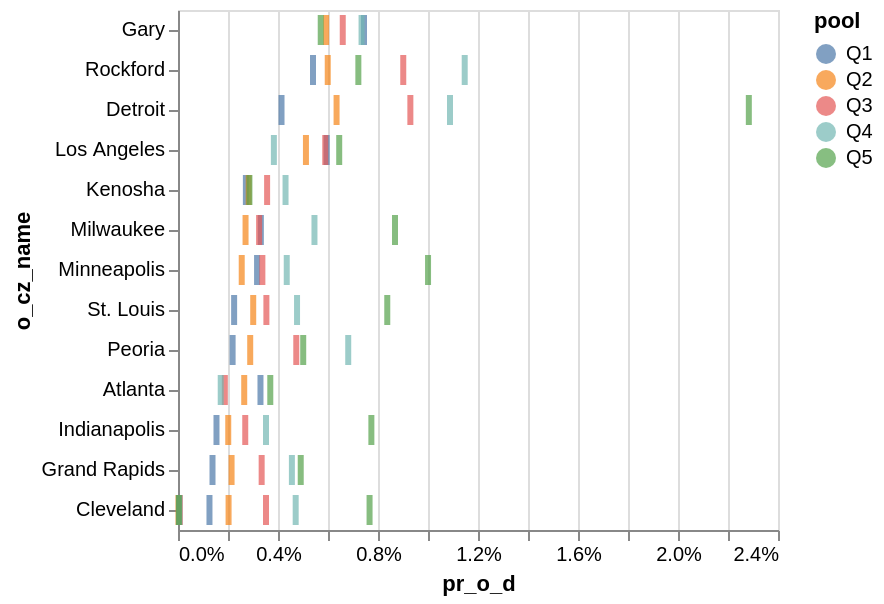

Notebook cell for this chart:
### Code cell
chi_in = inc[(inc["d_cz_name"] == "Chicago") & (inc["o_cz_name"] != "Chicago")]
top = (chi_in.sort_values("pr_o_d", ascending=False)
          .groupby("pool").head(8)["o_cz_name"].unique())

graph = alt.Chart(chi_in[chi_in["o_cz_name"].isin(top)]).mark_tick().encode(
    x=alt.X("pr_o_d:Q", axis=alt.Axis(format="%")),
    y=alt.Y("o_cz_name:N", sort="-x"),
    color="pool:N",
).configure_tick(
    thickness = 3
)

#graph.save('graphs/graph7.png')
graph

### Figure 1 — Vega-Lite specification as saved in the notebook (floating-point values rounded to 4 significant figures)
{"usermeta": {"embedOptions": {"theme": "fivethirtyeight"}}, "config": {"view": {"continuousWidth": 300, "continuousHeight": 300}, "tick": {"thickness": 3}}, "data": {"name": "data-6bdcc6eaf8cfbf353c1c36ff8937aebc"}, "mark": {"type": "tick"}, "encoding": {"color": {"field": "pool", "type": "nominal"}, "x": {"axis": {"format": "%"}, "field": "pr_o_d", "type": "quantitative"}, "y": {"field": "o_cz_name", "sort": "-x", "type": "nominal"}}, "$schema": "https://vega.github.io/schema/vega-lite/v6.4.1.json", "datasets": {"data-6bdcc6eaf8cfbf353c1c36ff8937aebc": [{"o_cz": 6502, "o_cz_name": "Cleveland", "o_state_name": "Tennessee", "d_cz": 24300, "d_cz_name": "Chicago", "d_state_name": "Illinois", "n": 6, "n_tot_o": 4666, "n_tot_d": 131857, "pool": "Q1", "pr_d_o": 0.001286, "pr_o_d": 4.55e-05}, {"o_cz": 6502, "o_cz_name": "Cleveland", "o_state_name": "Tennessee", "d_cz": 24300, "d_cz_name": "Chicago", "d_state_name": "Illinois", "n": 3, "n_tot_o": 4982, "n_tot_d": 150255, "pool": "Q2", "pr_d_o": 0.0006022, "pr_o_d": 2e-05}, {"o_cz": 6502, "o_cz_name": "Cleveland", "o_state_name": "Tennessee", "d_cz": 24300, "d_cz_name": "Chicago", "d_state_name": "Illinois", "n": 10, "n_tot_o": 5792, "n_tot_d": 137179, "pool": "Q3", "pr_d_o": 0.001726, "pr_o_d": 7.29e-05}, {"o_cz": 6502, "o_cz_name": "Cleveland", "o_state_name": "Tennessee", "d_cz": 24300, "d_cz_name": "Chicago", "d_state_name": "Illinois", "n": 9, "n_tot_o": 4605, "n_tot_d": 165068, "pool": "Q4", "pr_d_o": 0.001954, "pr_o_d": 5.45e-05}, {"o_cz": 6502, "o_cz_name": "Cleveland", "o_state_name": "Tennessee", "d_cz": 24300, "d_cz_name": "Chicago", "d_state_name": "Illinois", "n": 9, "n_tot_o": 2103, "n_tot_d": 261153, "pool": "Q5", "pr_d_o": 0.00428, "pr_o_d": 3.45e-05}, {"o_cz": 9100, "o_cz_name": "Atlanta", "o_state_name": "Georgia", "d_cz": 24300, "d_cz_name": "Chicago", "d_state_name": "Illinois", "n": 435, "n_tot_o": 97883, "n_tot_d": 131857, "pool": "Q1", "pr_d_o": 0.004444, "pr_o_d": 0.003299}, {"o_cz": 9100, "o_cz_name": "Atlanta", "o_state_name": "Georgia", "d_cz": 24300, "d_cz_name": "Chicago", "d_state_name": "Illinois", "n": 398, "n_tot_o": 98114, "n_tot_d": 150255, "pool": "Q2", "pr_d_o": 0.004057, "pr_o_d": 0.002649}, {"o_cz": 9100, "o_cz_name": "Atlanta", "o_state_name": "Georgia", "d_cz": 24300, "d_cz_name": "Chicago", "d_state_name": "Illinois", "n": 257, "n_tot_o": 70958, "n_tot_d": 137179, "pool": "Q3", "pr_d_o": 0.003622, "pr_o_d": 0.001873}, {"o_cz": 9100, "o_cz_name": "Atlanta", "o_state_name": "Georgia", "d_cz": 24300, "d_cz_name": "Chicago", "d_state_name": "Illinois", "n": 282, "n_tot_o": 74441, "n_tot_d": 165068, "pool": "Q4", "pr_d_o": 0.003788, "pr_o_d": 0.001708}, {"o_cz": 9100, "o_cz_name": "Atlanta", "o_state_name": "Georgia", "d_cz": 24300, "d_cz_name": "Chicago", "d_state_name": "Illinois", "n": 964, "n_tot_o": 113332, "n_tot_d": 261153, "pool": "Q5", "pr_d_o": 0.008506, "pr_o_d": 0.003691}, {"o_cz": 11600, "o_cz_name": "Detroit", "o_state_name": "Michigan", "d_cz": 24300, "d_cz_name": "Chicago", "d_state_name": "Illinois", "n": 546, "n_tot_o": 113749, "n_tot_d": 131857, "pool": "Q1", "pr_d_o": 0.0048, "pr_o_d": 0.004141}, {"o_cz": 11600, "o_cz_name": "Detroit", "o_state_name": "Michigan", "d_cz": 24300, "d_cz_name": "Chicago", "d_state_name": "Illinois", "n": 953, "n_tot_o": 105943, "n_tot_d": 150255, "pool": "Q2", "pr_d_o": 0.008995, "pr_o_d": 0.006343}, {"o_cz": 11600, "o_cz_name": "Detroit", "o_state_name": "Michigan", "d_cz": 24300, "d_cz_name": "Chicago", "d_state_name": "Illinois", "n": 1275, "n_tot_o": 104354, "n_tot_d": 137179, "pool": "Q3", "pr_d_o": 0.01222, "pr_o_d": 0.009294}, {"o_cz": 11600, "o_cz_name": "Detroit", "o_state_name": "Michigan", "d_cz": 24300, "d_cz_name": "Chicago", "d_state_name": "Illinois", "n": 1796, "n_tot_o": 125543, "n_tot_d": 165068, "pool": "Q4", "pr_d_o": 0.01431, "pr_o_d": 0.01088}, {"o_cz": 11600, "o_cz_name": "Detroit", "o_state_name": "Michigan", "d_cz": 24300, "d_cz_name": "Chicago", "d_state_name": "Illinois", "n": 5963, "n_tot_o": 158972, "n_tot_d": 261153, "pool": "Q5", "pr_d_o": 0.03751, "pr_o_d": 0.02283}, {"o_cz": 12200, "o_cz_name": "Grand Rapids", "o_state_name": "Michigan", "d_cz": 24300, "d_cz_name": "Chicago", "d_state_name": "Illinois", "n": 182, "n_tot_o": 22412, "n_tot_d": 131857, "pool": "Q1", "pr_d_o": 0.008121, "pr_o_d": 0.00138}, {"o_cz": 12200, "o_cz_name": "Grand Rapids", "o_state_name": "Michigan", "d_cz": 24300, "d_cz_name": "Chicago", "d_state_name": "Illinois", "n": 322, "n_tot_o": 27245, "n_tot_d": 150255, "pool": "Q2", "pr_d_o": 0.01182, "pr_o_d": 0.002143}, {"o_cz": 12200, "o_cz_name": "Grand Rapids", "o_state_name": "Michigan", "d_cz": 24300, "d_cz_name": "Chicago", "d_state_name": "Illinois", "n": 459, "n_tot_o": 36036, "n_tot_d": 137179, "pool": "Q3", "pr_d_o": 0.01274, "pr_o_d": 0.003346}, {"o_cz": 12200, "o_cz_name": "Grand Rapids", "o_state_name": "Michigan", "d_cz": 24300, "d_cz_name": "Chicago", "d_state_name": "Illinois", "n": 752, "n_tot_o": 48742, "n_tot_d": 165068, "pool": "Q4", "pr_d_o": 0.01543, "pr_o_d": 0.004556}, {"o_cz": 12200, "o_cz_name": "Grand Rapids", "o_state_name": "Michigan", "d_cz": 24300, "d_cz_name": "Chicago", "d_state_name": "Illinois", "n": 1282, "n_tot_o": 32609, "n_tot_d": 261153, "pool": "Q5", "pr_d_o": 0.03931, "pr_o_d": 0.004909}, {"o_cz": 14200, "o_cz_name": "Indianapolis", "o_state_name": "Indiana", "d_cz": 24300, "d_cz_name": "Chicago", "d_state_name": "Illinois", "n": 203, "n_tot_o": 30018, "n_tot_d": 131857, "pool": "Q1", "pr_d_o": 0.006763, "pr_o_d": 0.00154}, {"o_cz": 14200, "o_cz_name": "Indianapolis", "o_state_name": "Indiana", "d_cz": 24300, "d_cz_name": "Chicago", "d_state_name": "Illinois", "n": 302, "n_tot_o": 34361, "n_tot_d": 150255, "pool": "Q2", "pr_d_o": 0.008789, "pr_o_d": 0.00201}, {"o_cz": 14200, "o_cz_name": "Indianapolis", "o_state_name": "Indiana", "d_cz": 24300, "d_cz_name": "Chicago", "d_state_name": "Illinois", "n": 369, "n_tot_o": 32914, "n_tot_d": 137179, "pool": "Q3", "pr_d_o": 0.01121, "pr_o_d": 0.00269}, {"o_cz": 14200, "o_cz_name": "Indianapolis", "o_state_name": "Indiana", "d_cz": 24300, "d_cz_name": "Chicago", "d_state_name": "Illinois", "n": 581, "n_tot_o": 41527, "n_tot_d": 165068, "pool": "Q4", "pr_d_o": 0.01399, "pr_o_d": 0.00352}, {"o_cz": 14200, "o_cz_name": "Indianapolis", "o_state_name": "Indiana", "d_cz": 24300, "d_cz_name": "Chicago", "d_state_name": "Illinois", "n": 2020, "n_tot_o": 47706, "n_tot_d": 261153, "pool": "Q5", "pr_d_o": 0.04234, "pr_o_d": 0.007735}, {"o_cz": 14900, "o_cz_name": "Gary", "o_state_name": "Indiana", "d_cz": 24300, "d_cz_name": "Chicago", "d_state_name": "Illinois", "n": 981, "n_tot_o": 14576, "n_tot_d": 131857, "pool": "Q1", "pr_d_o": 0.0673, "pr_o_d": 0.00744}, {"o_cz": 14900, "o_cz_name": "Gary", "o_state_name": "Indiana", "d_cz": 24300, "d_cz_name": "Chicago", "d_state_name": "Illinois", "n": 890, "n_tot_o": 13828, "n_tot_d": 150255, "pool": "Q2", "pr_d_o": 0.06436, "pr_o_d": 0.005923}, {"o_cz": 14900, "o_cz_name": "Gary", "o_state_name": "Indiana", "d_cz": 24300, "d_cz_name": "Chicago", "d_state_name": "Illinois", "n": 904, "n_tot_o": 15948, "n_tot_d": 137179, "pool": "Q3", "pr_d_o": 0.05668, "pr_o_d": 0.00659}, {"o_cz": 14900, "o_cz_name": "Gary", "o_state_name": "Indiana", "d_cz": 24300, "d_cz_name": "Chicago", "d_state_name": "Illinois", "n": 1212, "n_tot_o": 22107, "n_tot_d": 165068, "pool": "Q4", "pr_d_o": 0.05482, "pr_o_d": 0.007342}, {"o_cz": 14900, "o_cz_name": "Gary", "o_state_name": "Indiana", "d_cz": 24300, "d_cz_name": "Chicago", "d_state_name": "Illinois", "n": 1491, "n_tot_o": 16459, "n_tot_d": 261153, "pool": "Q5", "pr_d_o": 0.09059, "pr_o_d": 0.005709}, {"o_cz": 15200, "o_cz_name": "Cleveland", "o_state_name": "Ohio", "d_cz": 24300, "d_cz_name": "Chicago", "d_state_name": "Illinois", "n": 166, "n_tot_o": 55171, "n_tot_d": 131857, "pool": "Q1", "pr_d_o": 0.003009, "pr_o_d": 0.001259}, {"o_cz": 15200, "o_cz_name": "Cleveland", "o_state_name": "Ohio", "d_cz": 24300, "d_cz_name": "Chicago", "d_state_name": "Illinois", "n": 304, "n_tot_o": 59756, "n_tot_d": 150255, "pool": "Q2", "pr_d_o": 0.005087, "pr_o_d": 0.002023}, {"o_cz": 15200, "o_cz_name": "Cleveland", "o_state_name": "Ohio", "d_cz": 24300, "d_cz_name": "Chicago", "d_state_name": "Illinois", "n": 483, "n_tot_o": 61465, "n_tot_d": 137179, "pool": "Q3", "pr_d_o": 0.007858, "pr_o_d": 0.003521}, {"o_cz": 15200, "o_cz_name": "Cleveland", "o_state_name": "Ohio", "d_cz": 24300, "d_cz_name": "Chicago", "d_state_name": "Illinois", "n": 777, "n_tot_o": 66206, "n_tot_d": 165068, "pool": "Q4", "pr_d_o": 0.01174, "pr_o_d": 0.004707}, {"o_cz": 15200, "o_cz_name": "Cleveland", "o_state_name": "Ohio", "d_cz": 24300, "d_cz_name": "Chicago", "d_state_name": "Illinois", "n": 2001, "n_tot_o": 58844, "n_tot_d": 261153, "pool": "Q5", "pr_d_o": 0.03401, "pr_o_d": 0.007662}, {"o_cz": 21501, "o_cz_name": "Minneapolis", "o_state_name": "Minnesota", "d_cz": 24300, "d_cz_name": "Chicago", "d_state_name": "Illinois", "n": 417, "n_tot_o": 33334, "n_tot_d": 131857, "pool": "Q1", "pr_d_o": 0.01251, "pr_o_d": 0.003162}, {"o_cz": 21501, "o_cz_name": "Minneapolis", "o_state_name": "Minnesota", "d_cz": 24300, "d_cz_name": "Chicago", "d_state_name": "Illinois", "n": 383, "n_tot_o": 47531, "n_tot_d": 150255, "pool": "Q2", "pr_d_o": 0.008058, "pr_o_d": 0.002549}, {"o_cz": 21501, "o_cz_name": "Minneapolis", "o_state_name": "Minnesota", "d_cz": 24300, "d_cz_name": "Chicago", "d_state_name": "Illinois", "n": 463, "n_tot_o": 52941, "n_tot_d": 137179, "pool": "Q3", "pr_d_o": 0.008746, "pr_o_d": 0.003375}, {"o_cz": 21501, "o_cz_name": "Minneapolis", "o_state_name": "Minnesota", "d_cz": 24300, "d_cz_name": "Chicago", "d_state_name": "Illinois", "n": 718, "n_tot_o": 88368, "n_tot_d": 165068, "pool": "Q4", "pr_d_o": 0.008125, "pr_o_d": 0.00435}, {"o_cz": 21501, "o_cz_name": "Minneapolis", "o_state_name": "Minnesota", "d_cz": 24300, "d_cz_name": "Chicago", "d_state_name": "Illinois", "n": 2612, "n_tot_o": 120471, "n_tot_d": 261153, "pool": "Q5", "pr_d_o": 0.02168, "pr_o_d": 0.01}, {"o_cz": 23900, "o_cz_name": "Peoria", "o_state_name": "Illinois", "d_cz": 24300, "d_cz_name": "Chicago", "d_state_name": "Illinois", "n": 288, "n_tot_o": 8793, "n_tot_d": 131857, "pool": "Q1", "pr_d_o": 0.03275, "pr_o_d": 0.002184}, {"o_cz": 23900, "o_cz_name": "Peoria", "o_state_name": "Illinois", "d_cz": 24300, "d_cz_name": "Chicago", "d_state_name": "Illinois", "n": 434, "n_tot_o": 9800, "n_tot_d": 150255, "pool": "Q2", "pr_d_o": 0.04429, "pr_o_d": 0.002888}, {"o_cz": 23900, "o_cz_name": "Peoria", "o_state_name": "Illinois", "d_cz": 24300, "d_cz_name": "Chicago", "d_state_name": "Illinois", "n": 649, "n_tot_o": 13045, "n_tot_d": 137179, "pool": "Q3", "pr_d_o": 0.04975, "pr_o_d": 0.004731}, {"o_cz": 23900, "o_cz_name": "Peoria", "o_state_name": "Illinois", "d_cz": 24300, "d_cz_name": "Chicago", "d_state_name": "Illinois", "n": 1124, "n_tot_o": 17908, "n_tot_d": 165068, "pool": "Q4", "pr_d_o": 0.06277, "pr_o_d": 0.006809}, {"o_cz": 23900, "o_cz_name": "Peoria", "o_state_name": "Illinois", "d_cz": 24300, "d_cz_name": "Chicago", "d_state_name": "Illinois", "n": 1308, "n_tot_o": 13039, "n_tot_d": 261153, "pool": "Q5", "pr_d_o": 0.1003, "pr_o_d": 0.005009}, {"o_cz": 24000, "o_cz_name": "Kenosha", "o_state_name": "Wisconsin", "d_cz": 24300, "d_cz_name": "Chicago", "d_state_name": "Illinois", "n": 358, "n_tot_o": 9043, "n_tot_d": 131857, "pool": "Q1", "pr_d_o": 0.03959, "pr_o_d": 0.002715}, {"o_cz": 24000, "o_cz_name": "Kenosha", "o_state_name": "Wisconsin", "d_cz": 24300, "d_cz_name": "Chicago", "d_state_name": "Illinois", "n": 425, "n_tot_o": 11744, "n_tot_d": 150255, "pool": "Q2", "pr_d_o": 0.03619, "pr_o_d": 0.002828}, {"o_cz": 24000, "o_cz_name": "Kenosha", "o_state_name": "Wisconsin", "d_cz": 24300, "d_cz_name": "Chicago", "d_state_name": "Illinois", "n": 489, "n_tot_o": 13914, "n_tot_d": 137179, "pool": "Q3", "pr_d_o": 0.03514, "pr_o_d": 0.003565}, {"o_cz": 24000, "o_cz_name": "Kenosha", "o_state_name": "Wisconsin", "d_cz": 24300, "d_cz_name": "Chicago", "d_state_name": "Illinois", "n": 710, "n_tot_o": 21922, "n_tot_d": 165068, "pool": "Q4", "pr_d_o": 0.03239, "pr_o_d": 0.004301}, {"o_cz": 24000, "o_cz_name": "Kenosha", "o_state_name": "Wisconsin", "d_cz": 24300, "d_cz_name": "Chicago", "d_state_name": "Illinois", "n": 746, "n_tot_o": 15813, "n_tot_d": 261153, "pool": "Q5", "pr_d_o": 0.04718, "pr_o_d": 0.002857}, {"o_cz": 24100, "o_cz_name": "Milwaukee", "o_state_name": "Wisconsin", "d_cz": 24300, "d_cz_name": "Chicago", "d_state_name": "Illinois", "n": 437, "n_tot_o": 30972, "n_tot_d": 131857, "pool": "Q1", "pr_d_o": 0.01411, "pr_o_d": 0.003314}, {"o_cz": 24100, "o_cz_name": "Milwaukee", "o_state_name": "Wisconsin", "d_cz": 24300, "d_cz_name": "Chicago", "d_state_name": "Illinois", "n": 406, "n_tot_o": 31381, "n_tot_d": 150255, "pool": "Q2", "pr_d_o": 0.01294, "pr_o_d": 0.002702}, {"o_cz": 24100, "o_cz_name": "Milwaukee", "o_state_name": "Wisconsin", "d_cz": 24300, "d_cz_name": "Chicago", "d_state_name": "Illinois", "n": 445, "n_tot_o": 30445, "n_tot_d": 137179, "pool": "Q3", "pr_d_o": 0.01462, "pr_o_d": 0.003244}, {"o_cz": 24100, "o_cz_name": "Milwaukee", "o_state_name": "Wisconsin", "d_cz": 24300, "d_cz_name": "Chicago", "d_state_name": "Illinois", "n": 901, "n_tot_o": 50400, "n_tot_d": 165068, "pool": "Q4", "pr_d_o": 0.01788, "pr_o_d": 0.005458}, {"o_cz": 24100, "o_cz_name": "Milwaukee", "o_state_name": "Wisconsin", "d_cz": 24300, "d_cz_name": "Chicago", "d_state_name": "Illinois", "n": 2267, "n_tot_o": 52187, "n_tot_d": 261153, "pool": "Q5", "pr_d_o": 0.04344, "pr_o_d": 0.008681}, {"o_cz": 24400, "o_cz_name": "Rockford", "o_state_name": "Illinois", "d_cz": 24300, "d_cz_name": "Chicago", "d_state_name": "Illinois", "n": 712, "n_tot_o": 10376, "n_tot_d": 131857, "pool": "Q1", "pr_d_o": 0.06862, "pr_o_d": 0.0054}, {"o_cz": 24400, "o_cz_name": "Rockford", "o_state_name": "Illinois", "d_cz": 24300, "d_cz_name": "Chicago", "d_state_name": "Illinois", "n": 900, "n_tot_o": 12679, "n_tot_d": 150255, "pool": "Q2", "pr_d_o": 0.07098, "pr_o_d": 0.00599}, {"o_cz": 24400, "o_cz_name": "Rockford", "o_state_name": "Illinois", "d_cz": 24300, "d_cz_name": "Chicago", "d_state_name": "Illinois", "n": 1236, "n_tot_o": 16208, "n_tot_d": 137179, "pool": "Q3", "pr_d_o": 0.07626, "pr_o_d": 0.00901}, {"o_cz": 24400, "o_cz_name": "Rockford", "o_state_name": "Illinois", "d_cz": 24300, "d_cz_name": "Chicago", "d_state_name": "Illinois", "n": 1893, "n_tot_o": 21849, "n_tot_d": 165068, "pool": "Q4", "pr_d_o": 0.08664, "pr_o_d": 0.01147}, {"o_cz": 24400, "o_cz_name": "Rockford", "o_state_name": "Illinois", "d_cz": 24300, "d_cz_name": "Chicago", "d_state_name": "Illinois", "n": 1884, "n_tot_o": 14583, "n_tot_d": 261153, "pool": "Q5", "pr_d_o": 0.1292, "pr_o_d": 0.007214}, {"o_cz": 24701, "o_cz_name": "St. Louis", "o_state_name": "Missouri", "d_cz": 24300, "d_cz_name": "Chicago", "d_state_name": "Illinois", "n": 296, "n_tot_o": 50982, "n_tot_d": 131857, "pool": "Q1", "pr_d_o": 0.005806, "pr_o_d": 0.002245}, {"o_cz": 24701, "o_cz_name": "St. Louis", "o_state_name": "Missouri", "d_cz": 24300, "d_cz_name": "Chicago", "d_state_name": "Illinois", "n": 452, "n_tot_o": 52123, "n_tot_d": 150255, "pool": "Q2", "pr_d_o": 0.008672, "pr_o_d": 0.003008}, {"o_cz": 24701, "o_cz_name": "St. Louis", "o_state_name": "Missouri", "d_cz": 24300, "d_cz_name": "Chicago", "d_state_name": "Illinois", "n": 485, "n_tot_o": 46834, "n_tot_d": 137179, "pool": "Q3", "pr_d_o": 0.01036, "pr_o_d": 0.003536}, {"o_cz": 24701, "o_cz_name": "St. Louis", "o_state_name": "Missouri", "d_cz": 24300, "d_cz_name": "Chicago", "d_state_name": "Illinois", "n": 786, "n_tot_o": 64055, "n_tot_d": 165068, "pool": "Q4", "pr_d_o": 0.01227, "pr_o_d": 0.004762}, {"o_cz": 24701, "o_cz_name": "St. Louis", "o_state_name": "Missouri", "d_cz": 24300, "d_cz_name": "Chicago", "d_state_name": "Illinois", "n": 2186, "n_tot_o": 73890, "n_tot_d": 261153, "pool": "Q5", "pr_d_o": 0.02958, "pr_o_d": 0.008371}, {"o_cz": 38300, "o_cz_name": "Los Angeles", "o_state_name": "California", "d_cz": 24300, "d_cz_name": "Chicago", "d_state_name": "Illinois", "n": 784, "n_tot_o": 350825, "n_tot_d": 131857, "pool": "Q1", "pr_d_o": 0.002235, "pr_o_d": 0.005946}, {"o_cz": 38300, "o_cz_name": "Los Angeles", "o_state_name": "California", "d_cz": 24300, "d_cz_name": "Chicago", "d_state_name": "Illinois", "n": 769, "n_tot_o": 376959, "n_tot_d": 150255, "pool": "Q2", "pr_d_o": 0.00204, "pr_o_d": 0.005118}, {"o_cz": 38300, "o_cz_name": "Los Angeles", "o_state_name": "California", "d_cz": 24300, "d_cz_name": "Chicago", "d_state_name": "Illinois", "n": 808, "n_tot_o": 384793, "n_tot_d": 137179, "pool": "Q3", "pr_d_o": 0.0021, "pr_o_d": 0.00589}, {"o_cz": 38300, "o_cz_name": "Los Angeles", "o_state_name": "California", "d_cz": 24300, "d_cz_name": "Chicago", "d_state_name": "Illinois", "n": 633, "n_tot_o": 293334, "n_tot_d": 165068, "pool": "Q4", "pr_d_o": 0.002158, "pr_o_d": 0.003835}, {"o_cz": 38300, "o_cz_name": "Los Angeles", "o_state_name": "California", "d_cz": 24300, "d_cz_name": "Chicago", "d_state_name": "Illinois", "n": 1684, "n_tot_o": 349397, "n_tot_d": 261153, "pool": "Q5", "pr_d_o": 0.00482, "pr_o_d": 0.006448}]}}
